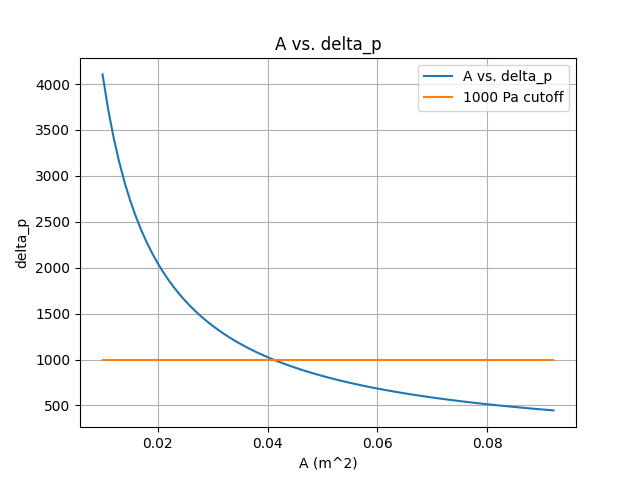

The script that drew this image:
import data
import constants
import matplotlib.pyplot as plt 

plt.plot(data.y, [data.delta_p(constants.alpha, a, constants.t) for a in data.y], label = "A vs. delta_p")
plt.plot(data.y, [1000 for a in data.y], label = "1000 Pa cutoff")
plt.xlabel("A (m^2)")
plt.ylabel("delta_p")
plt.title("A vs. delta_p")
plt.grid()
plt.legend()
plt.show()
